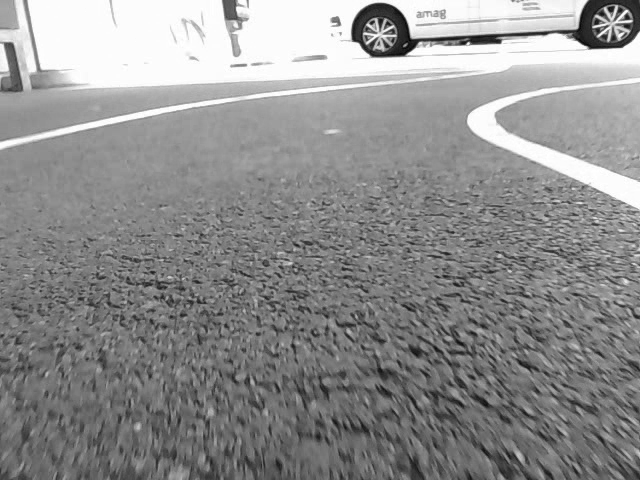
#> input picture data/buena.png, 640 x 480 px, given in place of 1505593738.06-output.avi, which was not available
$ python line_detection.py
#> lines starting #> are read from the running program, lines starting #| are printed output that depends on the picture; after the words box and inside, x2 and y2 are one past the last pixel; in counts of white or black regions, pixels touching at a corner belong together; pictures that were not available may be replaced by others from this repository, and a replacement may not be noted
### lane_detection_with_decision_making.py
import cv2
import numpy as np


# image is expected be in RGB color space
# [124 lines left out: functions select_rgb_white, select_hls, filter_region, select_region, average_slope_intercept, make_line_points and 2 more, not called in this run]


def decide_turn(img, lines, min_slope, max_slope, angle=1, color=[255, 0, 0], thickness=11):

    """

    NOTE: this is the function you might want to use as a starting point once you want to

    average/extrapolate the line segments you detect to map out the full

    extent of the lane (going from the result shown in raw-lines-example.mp4

    to that shown in P1_example.mp4).


    Think about things like separating line segments by their

    slope ((y2-y1)/(x2-x1)) to decide which segments are part of the left

    line vs. the right line.  Then, you can average the position of each of

    the lines and extrapolate to the top and bottom of the lane.


    This function draws `lines` with `color` and `thickness`.

    Lines are drawn on the image inplace (mutates the image).

    If you want to make the lines semi-transparent, think about combining

    this function with the weighted_img() function below

    """

    if lines[0] == None: #left is none
        if lines[1] == None: # right is none
            return 0
        else:
            right = sum(lines[1], ())
            r_slope = ((right[3]-right[1])/(right[2]-right[0]))
            r_coeff = right[1]-r_slope*right[0]
            # print(r_slope)
            return -angle
    elif lines[1] == None: #right is none
        left = sum(lines[0], ())
        l_slope = ((left[3]-left[1])/(left[2]-left[0]))
        l_coeff = left[1]-l_slope*left[0]
        # print(l_slope)
        return angle

    # if we reach here, both slope-sets exist!


    x_middle = img.shape[1]/2

    y_min = 320
    y_max = img.shape[0]

    l_slope = []
    l_coeff = []

    r_slope = []
    r_coeff = []

    #print(lines)

    left = sum(lines[0], ())
    l_slope = ((left[3]-left[1])/(left[2]-left[0]))
    l_coeff = left[1]-l_slope*left[0]

    right = sum(lines[1], ())
    r_slope = ((right[3]-right[1])/(right[2]-right[0]))
    r_coeff = right[1]-r_slope*right[0]

    # [20 lines of commented-out code are left out]
    x_intercept = (r_coeff - l_coeff) / (l_slope - r_slope)

    angle = x_intercept - x_middle

    return angle / img.shape[0] # * threshold


# lane_images = []

# # img = cv2.imread('data/color2.png')
# cap = cv2.VideoCapture('data/1505593738.06-output.avi')
# while(True):
# 	# Capture frame-by-frame
# 	ret, frame = cap.read()

# 	if (not ret):
# 		break

# 	# Display the resulting frame
# 	img = frame
# 	# print(img.shape)
# 	# print(np.max(img))
# 	# print(np.min(img))

# 	# masked = select_rgb_white(img)
# 	# cv2.imshow('image', masked)
# 	# cv2.waitKey(0)

# 	# hsv = cv2.cvtColor(img, cv2.COLOR_RGB2HSV)
# 	# cv2.imshow('image', hsv)
# 	# cv2.waitKey(0)

# 	# hls = select_hls(img)
# 	# cv2.imshow('image', hls)
# 	# cv2.waitKey(0)

# 	gray = cv2.cvtColor(img, cv2.COLOR_RGB2GRAY)
# 	#kernel_size must be postivie and odd
# 	kernel_size = 15
# 	blurred = cv2.GaussianBlur(gray, (kernel_size, kernel_size), 0)
# 	#Recommended a upper:lower ratio between 2:1 and 3:1
# 	low_threshold=50
# 	high_threshold=150
# 	canny = cv2.Canny(blurred, low_threshold, high_threshold)
# 	# cv2.imshow('image', canny)
# 	# cv2.waitKey(0)

# 	# region = select_region(img)
# 	# cv2.imshow('image', region)
# 	# cv2.waitKey(0)

# 	region = select_region(canny)
# 	# cv2.imshow('image', region)
# 	# cv2.waitKey(0)

# 	hough = cv2.HoughLinesP(region, rho=1, theta=np.pi/180, threshold=20, minLineLength=20, maxLineGap=300)
# 	lanes = lane_lines(img, hough)

# 	decision = decide_turn(img, lanes, 0.01, 30)
# 	print(decision)

# 	# print(lanes)
# 	img = draw_lane_lines(img, lanes)
# 	cv2.imshow('image', img)
# 	# cv2.waitKey(0)

# 	# cv2.destroyAllWindows()
# 	if cv2.waitKey(1) & 0xFF == ord('q'):
# 		break
# # When everything done, release the capture
# cap.release()
# cv2.destroyAllWindows()

### line_detection.py
import cv2
import numpy as np
import time
from lane_detection_with_decision_making import decide_turn
import math

# image is expected be in RGB color space
def select_rgb_white(image):
    # white color mask
    lower = np.uint8([200, 200, 200])
    upper = np.uint8([255, 255, 255])
    white_mask = cv2.inRange(image, lower, upper)

    # combine the mask
    masked = cv2.bitwise_and(image, image, mask = white_mask)
    return masked

def select_hls(image):
	# white color mask
    lower = np.uint8([  0, 200,   0])
    upper = np.uint8([255, 255, 255])
    hls = cv2.cvtColor(img, cv2.COLOR_RGB2HSV)
    mask = cv2.inRange(hls, lower, upper)

    return cv2.bitwise_and(hls, hls, mask = mask)

def filter_region(image, vertices):
    """
    Create the mask using the vertices and apply it to the input image
    """
    mask = np.zeros_like(image)
    if len(mask.shape)==2:
        cv2.fillPoly(mask, vertices, 255)
    else:
        cv2.fillPoly(mask, vertices, (255,)*mask.shape[2]) # in case, the input image has a channel dimension
    return cv2.bitwise_and(image, mask)


def select_region(image):
    """
    It keeps the region surrounded by the `vertices` (i.e. polygon).  Other area is set to 0 (black).
    """
    # first, define the polygon by vertices
    rows, cols = image.shape[:2]
    bottom_left  = [0, rows]
    top_left     = [0, rows*0.4]
    bottom_right = [cols, rows]
    top_right    = [cols, rows*0.4]
    # the vertices are an array of polygons (i.e array of arrays) and the data type must be integer
    vertices = np.array([[bottom_left, top_left, top_right, bottom_right]], dtype=np.int32)
    return filter_region(image, vertices)

def average_slope_intercept(lines):
    left_lines    = [] # (slope, intercept)
    left_weights  = [] # (length,)
    right_lines   = [] # (slope, intercept)
    right_weights = [] # (length,)

    for line in lines:
        for x1, y1, x2, y2 in line:
            if x2==x1:
                continue # ignore a vertical line
            slope = (y2-y1)/(x2-x1)
            intercept = y1 - slope*x1
            length = np.sqrt((y2-y1)**2+(x2-x1)**2)
            if slope < 0: # y is reversed in image
                left_lines.append((slope, intercept))
                left_weights.append((length))
            else:
                right_lines.append((slope, intercept))
                right_weights.append((length))

    # add more weight to longer lines
    left_lane  = np.dot(left_weights,  left_lines) /np.sum(left_weights)  if len(left_weights) >0 else None
    right_lane = np.dot(right_weights, right_lines)/np.sum(right_weights) if len(right_weights)>0 else None

    return left_lane, right_lane # (slope, intercept), (slope, intercept)

def make_line_points(y1, y2, line):
	"""
	Convert a line represented in slope and intercept into pixel points
	"""
	if line is None:
		return None

	slope, intercept = line

	# make sure everything is integer as cv2.line requires it
	x1 = (y1 - intercept)/slope
	if (np.isinf(x1)):
		return None
	x2 = (y2 - intercept)/slope
	if (np.isinf(x2)):
		return None
	x1 = int(x1)
	x2 = int(x2)
	y1 = int(y1)
	y2 = int(y2)

	return ((x1, y1), (x2, y2))

def lane_lines(image, lines):
	if (lines is None):
		return None, None
	left_lane, right_lane = average_slope_intercept(lines)


	y1 = image.shape[0] # bottom of the image
	y2 = y1*0.6         # slightly lower than the middle

	if (left_lane is not None):
		left_line  = make_line_points(y1, y2, left_lane)
	else:
		left_line = None
	if (right_lane is not None):
		right_line = make_line_points(y1, y2, right_lane)
	else:
		right_line = None

	return left_line, right_line


def draw_lane_lines(image, lines, color=[255, 0, 0], thickness=20):
    # make a separate image to draw lines and combine with the orignal later
    line_image = np.zeros_like(image)
    for line in lines:
        if line is not None:
            cv2.line(image, *line,  color, thickness)
    # image1 * α + image2 * β + λ
    # image1 and image2 must be the same shape.
    return image


lane_images = []

# img = cv2.imread('data/color2.png')
cap = cv2.VideoCapture('data/1505593738.06-output.avi')
while(True):
	# Capture frame-by-frame
	ret, frame = cap.read()
#> frame is the input picture: shape (480, 640, 3); min 3, max 255, mean 142.9

	if (not ret):
		break

	# Display the resulting frame
	img = frame
	# [15 lines of commented-out code are left out]

	gray = cv2.cvtColor(img, cv2.COLOR_RGB2GRAY)
	#kernel_size must be postivie and odd
	kernel_size = 15
	blurred = cv2.GaussianBlur(gray, (kernel_size, kernel_size), 0)
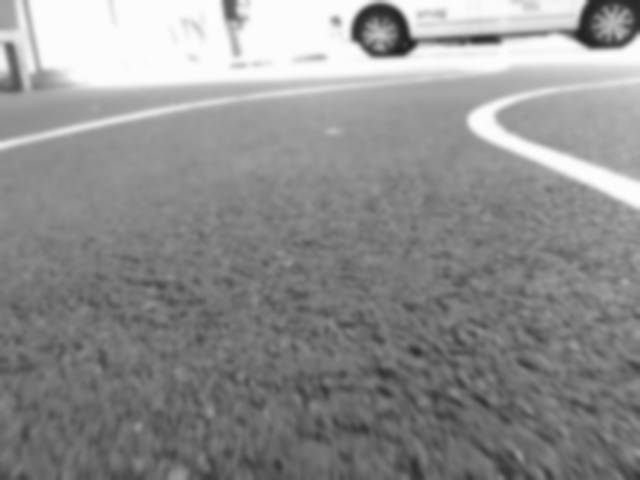
#> blurred: shape (480, 640); min 33, max 253, mean 142.9
	#Recommended a upper:lower ratio between 2:1 and 3:1
	low_threshold=50
	high_threshold=150
	canny = cv2.Canny(blurred, low_threshold, high_threshold)
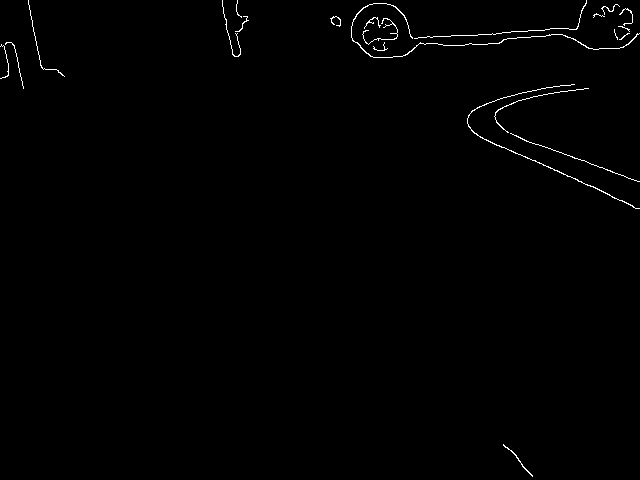
#> canny: shape (480, 640); 0.67% white in thin lines or dots
	# [6 lines of commented-out code are left out]

	region = select_region(canny)
#> in filter_region, `cv2.fillPoly(mask, vertices, 255)`:
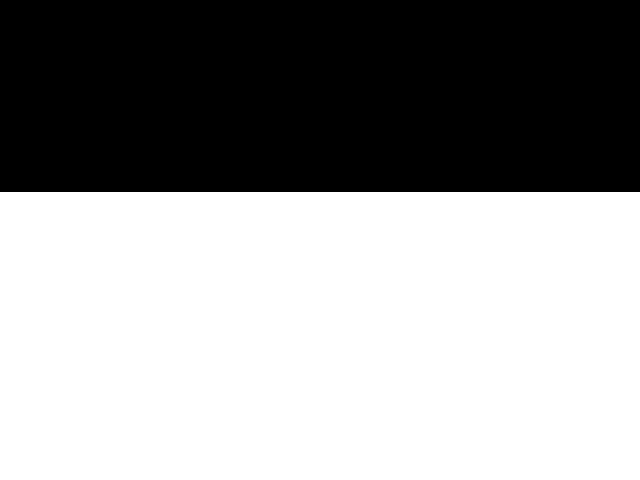
#> mask: shape (480, 640); 60% white; 1 black region, box (x1, y1, x2, y2) and area: (0, 0, 640, 192) 122880
#> in filter_region, `return cv2.bitwise_and(image, mask)`:
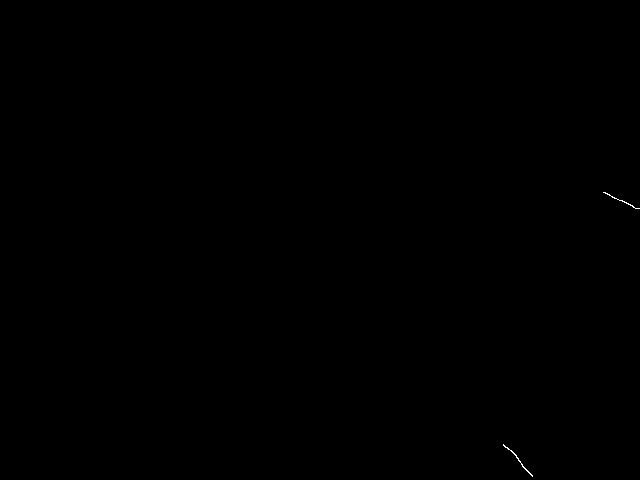
#> returned value: shape (480, 640); 0.04% white in thin lines or dots, all inside (x1, y1, x2, y2) = (503, 192, 640, 477)
	# cv2.imshow('image', region)
	# cv2.waitKey(0)

	hough = cv2.HoughLinesP(region, rho=1, theta=np.pi/180, threshold=20, minLineLength=20, maxLineGap=300)
#> hough = [[603, 192, 637, 208], [503, 444, 532, 476], [511, 450, 532, 475]]
	lanes = lane_lines(img, hough)
#> the loop in average_slope_intercept, `for line in lines:` made 3 passes
#> after the loop in average_slope_intercept, `for line in lines:`: left_lines = []; right_lines = [(0.471, -91.76), (1.1, -111), (1.19, -158.3)]; right_weights = [37.58, 43.19, 32.65]
#> in average_slope_intercept, `right_lane = np.dot(right_weights, right_lines)/np.sum(right_weights) ..`: right_lane = [0.919, -118.3]
#> in make_line_points, `slope, intercept = line`: slope = 0.919; intercept = -118.3
#> in make_line_points, `x1 = (y1 - intercept)/slope`: x1 = 651.1
#> in make_line_points, `x2 = (y2 - intercept)/slope`: x2 = 442.2
#> in make_line_points, `x1 = int(x1)`: x1 = 651
#> in make_line_points, `x2 = int(x2)`: x2 = 442
#> in lane_lines, `right_line = make_line_points(y1, y2, right_lane)`: right_line = ((651, 480), (442, 288))
	# print(lanes)
	angle = decide_turn(img, lanes, 0.01, 30)
#> in decide_turn, `right = sum(lines[1], ())`: right = (651, 480, 442, 288)
#> in decide_turn, `r_slope = ((right[3]-right[1])/(right[2]-right[0]))`: r_slope = 0.919
#> in decide_turn, `r_coeff = right[1]-r_slope*right[0]`: r_coeff = -118
#> angle = -1
	# print(angle)
	img = draw_lane_lines(img, lanes)
#> the loop in draw_lane_lines, `for line in lines:` made 2 passes
#> line on passes 1 to 2: None, ((651, 480), (442, 288))
	angle *= np.pi/2
#> angle = -1.57
	x = math.sin(angle)*90
#> x = -90
	y = math.cos(angle)*90
#> y = 5.51e-15
	cv2.line(img, (int(img.shape[1]/2), int(img.shape[0]*0.95)), (int(img.shape[1]/2 + x), int(img.shape[0]*0.95-y)), [0, 0, 255])
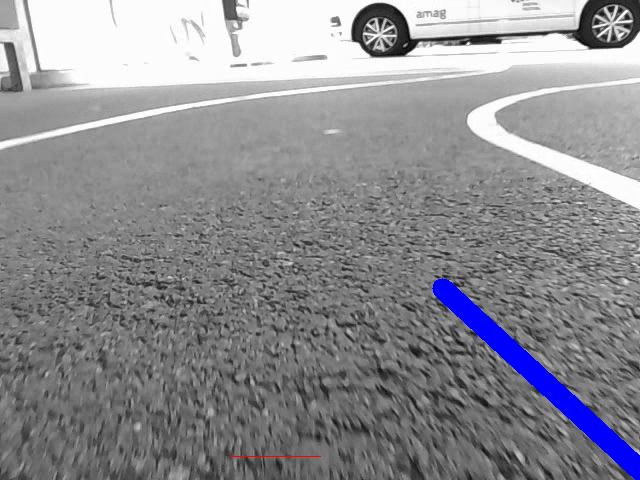
#> img: shape (480, 640, 3); mean B, G, R 145.5, 140.7, 140.8
	cv2.imshow('image', img)
	# cv2.waitKey(0)

	# cv2.destroyAllWindows()
	if cv2.waitKey(1) & 0xFF == ord('q'):
#> (key q is pressed here)
		break
	time.sleep(0.01)
# When everything done, release the capture
cap.release()
cv2.destroyAllWindows()

$ run again, on data/color2.png
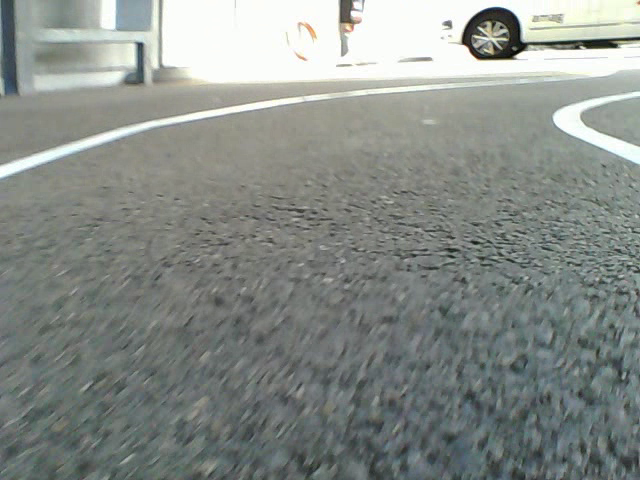
#> input picture data/color2.png, 640 x 480 px, given in place of 1505593738.06-output.avi, which was not available
#> frame is the input picture: shape (480, 640, 3); mean B, G, R 136.2, 140.8, 135.2
#> `blurred = cv2.GaussianBlur(gray, (kernel_size, kernel_size), 0)`:
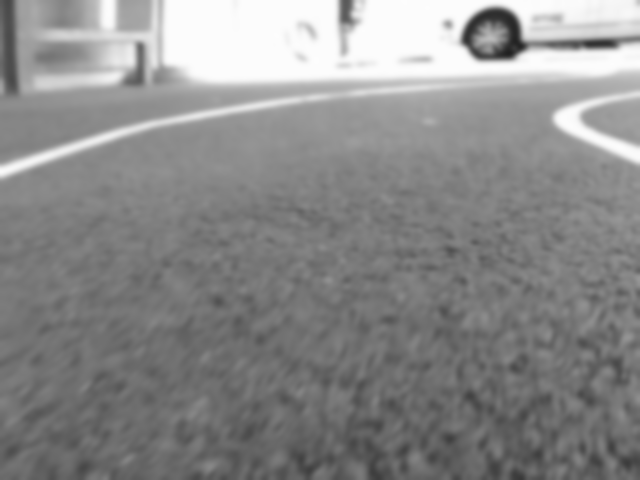
#> blurred: shape (480, 640); min 32, max 253, mean 138.8
#> `canny = cv2.Canny(blurred, low_threshold, high_threshold)`:
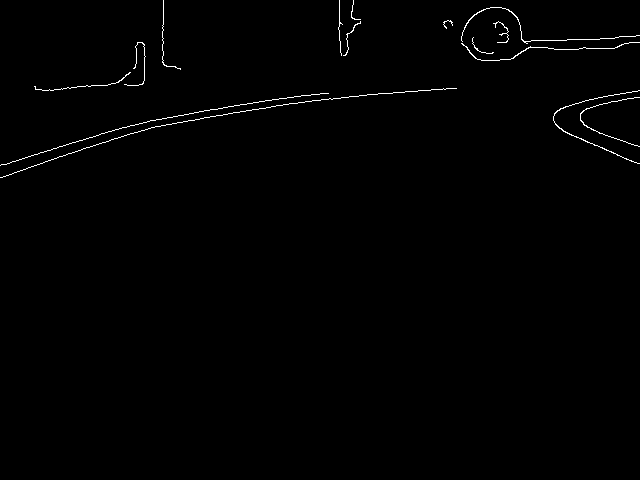
#> canny: shape (480, 640); 0.7% white in thin lines or dots, all inside (x1, y1, x2, y2) = (0, 0, 640, 178)
#> mask: shape (480, 640); 60% white; 1 black region, box (x1, y1, x2, y2) and area: (0, 0, 640, 192) 122880
#> hough = None
#> angle = 0
#> the loop in draw_lane_lines, `for line in lines:` made 2 passes
#> line on passes 1 to 2: None, None
#> y = 90
#> img: shape (480, 640, 3); 0.03% of pixels changed, all inside (x1, y1, x2, y2) = (320, 366, 321, 457)
